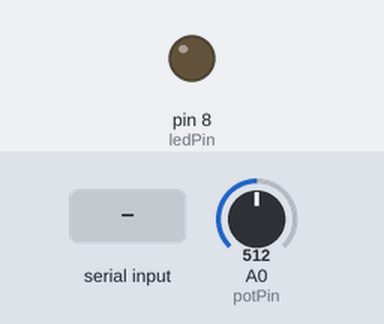
A sketch run on a simulated Arduino Uno, built with avr-gcc and run on an emulated ATmega328P. On the bench: output pins drawn as LEDs (lit = HIGH). The inputs (shaded band) are chosen by the test bench; at power-on: A0 (potPin) = 512. What the sketch prints to the serial monitor is not drawn.

Above: at 1.2 s.
1.3 s: "H" received over Serial
At 1.6 s:
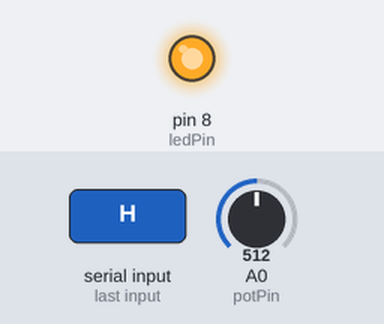
2.8 s: "L" received over Serial
At 4.1 s:
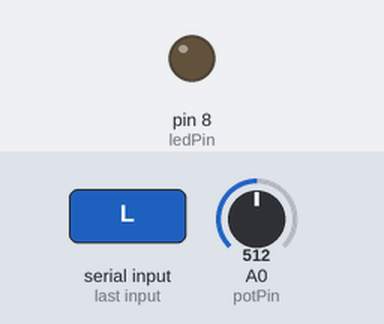
Timing chart, 0 to 5.8 s (numbered marks = the images above; inputs shaded):
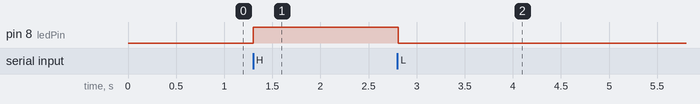

The sketch:

Task_1.ino
```cpp
const int ledPin = 8;       // Connect LED + 220 ohm resistor to digital pin 8
const int potPin = A0;      // Potentiometer connected to analog pin A0

void setup() {
  pinMode(ledPin, OUTPUT);
  Serial.begin(9600);
}

void loop() {
  // 1. Read and send potentiometer value to Python
  int potValue = analogRead(potPin);
  Serial.println(potValue);

  // 2. Check if Python sent a command back
  if (Serial.available() > 0) {
    char command = Serial.read();
    if (command == 'H') {
      digitalWrite(ledPin, HIGH); // Turn LED ON
    } else if (command == 'L') {
      digitalWrite(ledPin, LOW);  // Turn LED OFF
    }
  }

  delay(100); // Small delay for stability
}
```

Measured:
- after the input at 1.3 s, pin 8 (ledPin): LOW → HIGH at once
- after the input at 2.8 s, pin 8 (ledPin): HIGH → LOW at once
